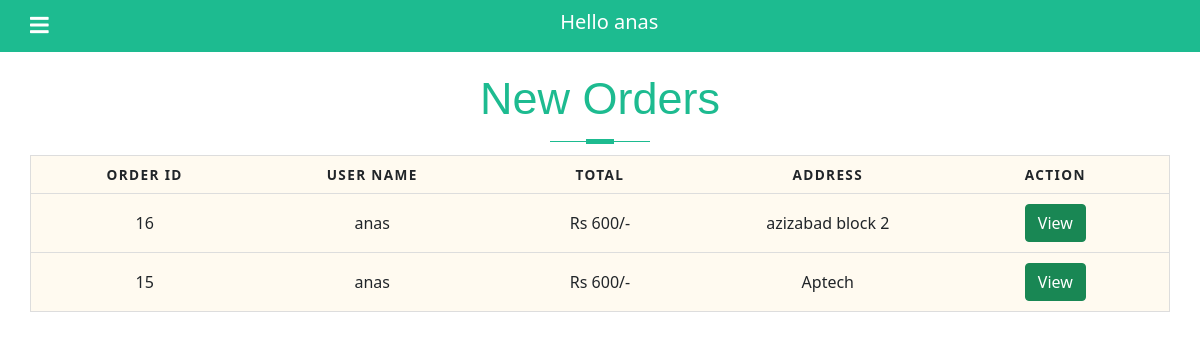
Page /admin/Dashboard.php (signed in) on the committed database.
### tables this page shows
CREATE TABLE `orders` (
  `id` int(11) NOT NULL,
  `user_id` int(11) NOT NULL,
  `books_id` int(11) NOT NULL,
  `time` time NOT NULL,
  `date` date NOT NULL,
  `status` varchar(50) NOT NULL,
  `total` varchar(100) NOT NULL,
  `address` text NOT NULL,
  `order_condition` varchar(50) NOT NULL
);

CREATE TABLE `users` (
  `id` int(11) NOT NULL,
  `name` varchar(50) NOT NULL,
  `password` varchar(20) NOT NULL,
  `email` varchar(100) NOT NULL,
  `role` int(11) NOT NULL
);

### admin/Dashboard.php (the view, shortened to what this page needs)
<?php
include("../includes/db.inc.php");
$query = "SELECT * FROM orders WHERE status NOT IN ('Delivered') AND status NOT IN ('PDF') ORDER BY id DESC";
$run = mysqli_query($con, $query);
$row = mysqli_num_rows($run);
?>
<!DOCTYPE html>
<html lang="en">
<head>
    <link rel="stylesheet" href="../css/admin.css">
    <link rel="stylesheet" href="../css/bootstrap.min.css">
    <link rel="stylesheet" href="https://pro.fontawesome.com/releases/v5.10.0/css/all.css" />
</head>
<body>
    <?php
    include("../includes/admin_navbar.php");
    ?>
    <div class="heading">
        <h2>New Orders</h2>
    </div>
    <div class="my_table ">
        <table class="mx-auto container">
            <thead>
                <tr>
                    <th scope="col">Order Id</th>
                    <th scope="col">User Name</th>
                    <th scope="col">Total</th>
                    <th scope="col">Address</th>
                    <th scope="col">Action</th>
                </tr>
            </thead>
            <tbody>
                <?php
                if ($row > 0) {
                    while ($data = mysqli_fetch_assoc($run)) {
                        $user = $data["user_id"];
                        global $username;
                        $user_query = "SELECT * FROM users WHERE id='$user'";
                        $user_run = mysqli_query($con, $user_query);
                        if ($user_run) {
                            foreach ($user_run as $u) {
                                $username = $u["name"];
                            }
                        }
                ?>
                        <tr>
                            <td data-label="Id" class="catId">
                                <?php echo $data["id"] ?>
                            </td>
                            <td data-label="User Name">
                                <?php echo $username; ?>
                            </td>
                            <td data-label="Total">
                                Rs <?php echo $data["total"] ?>/-
                            </td>
                            <td data-label="Address">
                                <?php echo $data["address"] ?>
                            </td>
                            <td data-label="Action">
                                <button type="button" class="btn btn-success" data-bs-toggle="modal" data-bs-target="#O_<?php echo $data['id']; ?>">
                                    View
                                </button>
                            </td>
                        </tr>
                <?php }
                } ?>
            </tbody>
        </table>
    </div>
</body>
</html>

### css/admin.css (style rules this page uses)
.my_table { height: 720px; overflow: auto; }
.my_table table { border: 1px solid #ccc; border-collapse: collapse; margin: 0; padding: 0; width: 100%; table-layout: fixed; }
.my_table table tr { background-color: floralwhite; border: 1px solid #ddd; padding: .35em; }
.my_table table th, .my_table table td { padding: .625em; text-align: center; }
.my_table table th { font-size: .85em; letter-spacing: .1em; text-transform: uppercase; }
.heading h2 { color: #1DBB90; font-family: "Raleway", sans-serif; font-weight: 500; font-size: 45px; color: #1DBB90; position: relative; text-align: center; padding-bottom: 5px; text-transform: capitalize; }
.heading h2:before { width: 28px; height: 5px; display: block; content: ""; position: absolute; bottom: 3px; left: 50%; margin-left: -14px; background-color: #1DBB90; }
.heading h2:after { width: 100px; height: 1px; display: block; content: ""; position: relative; margin-top: 15px; left: 50%; margin-left: -50px; background-color: #1DBB90; }

### rows in the picture
orders: id "16", user.name "anas", total "600", address "azizabad block 2"
orders: id "15", user.name "anas", total "600", address "Aptech"

### other values in the picture
$_SESSION["username"] "anas"
